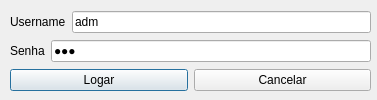
<?xml version="1.0" encoding="UTF-8"?>
<ui version="4.0">
 <class>fm_logar</class>
 <widget class="QDialog" name="fm_logar">
  <property name="geometry">
   <rect>
    <x>0</x>
    <y>0</y>
    <width>377</width>
    <height>100</height>
   </rect>
  </property>
  <property name="windowTitle">
   <string>Login</string>
  </property>
  <property name="windowIcon">
   <iconset resource="resources.qrc">
    <normaloff>:/imagens/img/images.png</normaloff>:/imagens/img/images.png</iconset>
  </property>
  <widget class="QWidget" name="layoutWidget">
   <property name="geometry">
    <rect>
     <x>10</x>
     <y>10</y>
     <width>361</width>
     <height>85</height>
    </rect>
   </property>
   <layout class="QVBoxLayout" name="verticalLayout">
    <item>
     <layout class="QHBoxLayout" name="horizontalLayout">
      <item>
       <widget class="QLabel" name="label">
        <property name="text">
         <string>Username</string>
        </property>
       </widget>
      </item>
      <item>
       <widget class="QLineEdit" name="txt_username">
        <property name="text">
         <string>adm</string>
        </property>
       </widget>
      </item>
     </layout>
    </item>
    <item>
     <layout class="QHBoxLayout" name="horizontalLayout_2">
      <item>
       <widget class="QLabel" name="label_2">
        <property name="text">
         <string>Senha</string>
        </property>
       </widget>
      </item>
      <item>
       <widget class="QLineEdit" name="txt_senha">
        <property name="text">
         <string>123</string>
        </property>
        <property name="echoMode">
         <enum>QLineEdit::Password</enum>
        </property>
       </widget>
      </item>
     </layout>
    </item>
    <item>
     <layout class="QHBoxLayout" name="horizontalLayout_3">
      <item>
       <widget class="QPushButton" name="btn_logar">
        <property name="text">
         <string>Logar</string>
        </property>
       </widget>
      </item>
      <item>
       <widget class="QPushButton" name="btn_cancelar">
        <property name="text">
         <string>Cancelar</string>
        </property>
       </widget>
      </item>
     </layout>
    </item>
   </layout>
  </widget>
 </widget>
 <resources>
  <include location="resources.qrc"/>
 </resources>
 <connections/>
</ui>
